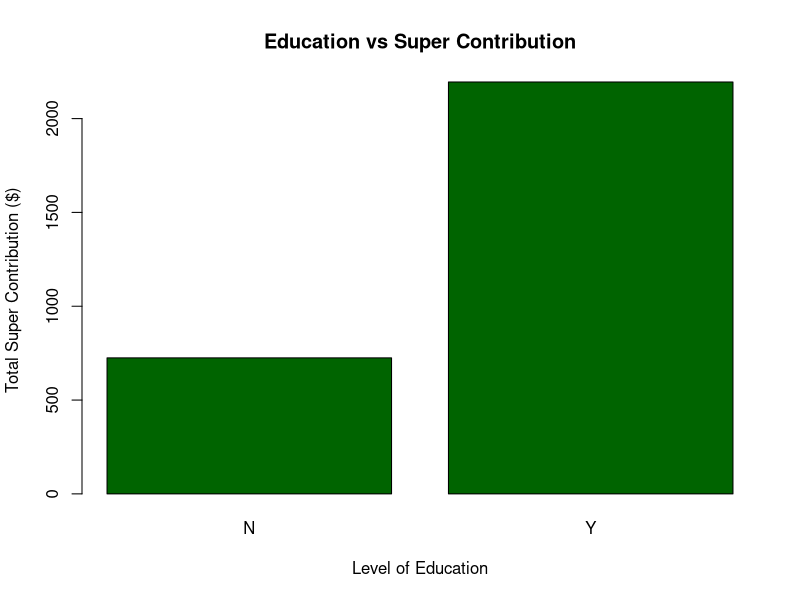

This figure's R source:
data <- read.csv("data.csv")

education_data <- aggregate(data$C_TotalVoluntarySuperContribution, 
  by = list(data$C_HomeOwnershipStatus), FUN = mean)

barplot(education_data[,2],names.arg=education_data[,1],col="darkgreen",
  xlab = "Level of Education", ylab = "Total Super Contribution ($)", 
  main = "Education vs Super Contribution")

